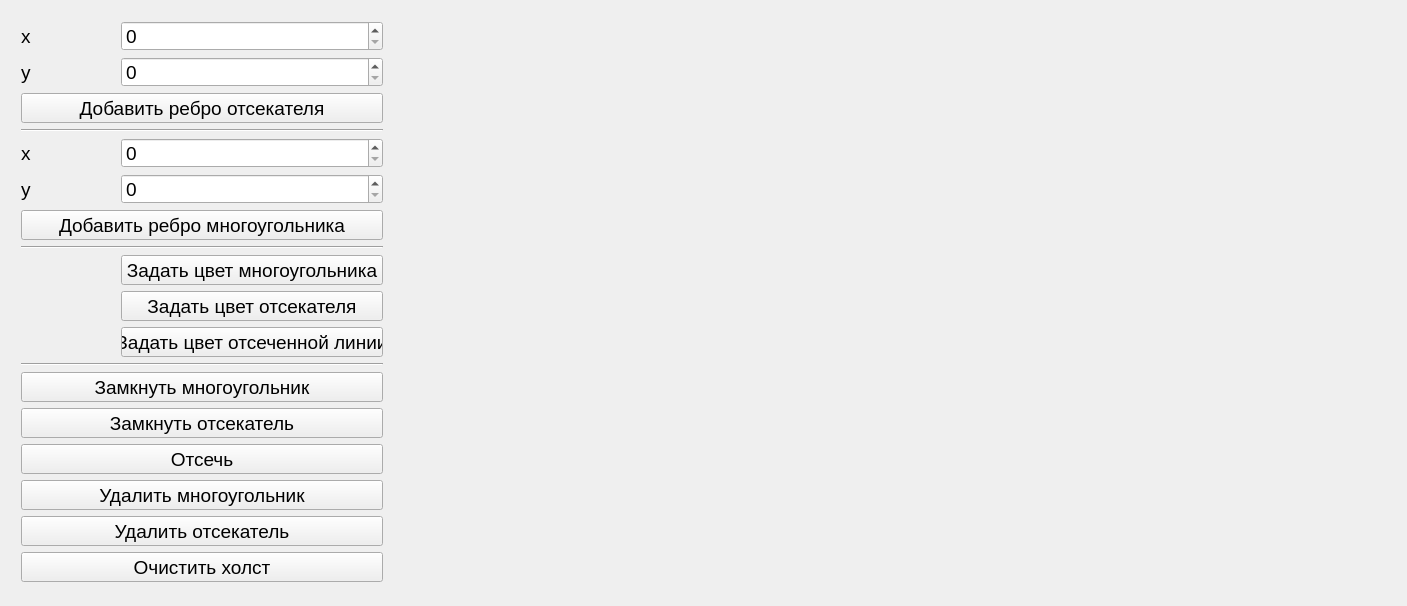
<?xml version="1.0" encoding="UTF-8"?>
<ui version="4.0">
 <class>MainWindow</class>
 <widget class="QMainWindow" name="MainWindow">
  <property name="geometry">
   <rect>
    <x>0</x>
    <y>0</y>
    <width>1407</width>
    <height>606</height>
   </rect>
  </property>
  <property name="font">
   <font>
    <pointsize>14</pointsize>
   </font>
  </property>
  <property name="windowTitle">
   <string>MainWindow</string>
  </property>
  <widget class="QWidget" name="centralWidget">
   <widget class="DrawLabel" name="drawLabel">
    <property name="geometry">
     <rect>
      <x>400</x>
      <y>10</y>
      <width>991</width>
      <height>581</height>
     </rect>
    </property>
    <property name="text">
     <string/>
    </property>
   </widget>
   <widget class="QWidget" name="layoutWidget">
    <property name="geometry">
     <rect>
      <x>10</x>
      <y>10</y>
      <width>384</width>
      <height>582</height>
     </rect>
    </property>
    <layout class="QGridLayout" name="gridLayout">
     <item row="20" column="0" colspan="3">
      <widget class="QPushButton" name="clearAllPushButton">
       <property name="text">
        <string>Очистить холст</string>
       </property>
      </widget>
     </item>
     <item row="10" column="0">
      <widget class="QLabel" name="clipperColorLabel">
       <property name="minimumSize">
        <size>
         <width>64</width>
         <height>0</height>
        </size>
       </property>
       <property name="text">
        <string/>
       </property>
      </widget>
     </item>
     <item row="5" column="1" colspan="2">
      <widget class="QSpinBox" name="xClipperSpinBox">
       <property name="maximum">
        <number>1200</number>
       </property>
      </widget>
     </item>
     <item row="11" column="0">
      <widget class="QLabel" name="clippedLineColorLabel">
       <property name="minimumSize">
        <size>
         <width>64</width>
         <height>0</height>
        </size>
       </property>
       <property name="text">
        <string/>
       </property>
      </widget>
     </item>
     <item row="8" column="0" colspan="3">
      <widget class="Line" name="line_2">
       <property name="orientation">
        <enum>Qt::Horizontal</enum>
       </property>
      </widget>
     </item>
     <item row="5" column="0">
      <widget class="QLabel" name="xClipperTextLabel">
       <property name="text">
        <string>x</string>
       </property>
      </widget>
     </item>
     <item row="7" column="0" colspan="3">
      <widget class="QPushButton" name="addClipperVertexPushButton">
       <property name="text">
        <string>Добавить ребро многоугольника</string>
       </property>
      </widget>
     </item>
     <item row="4" column="0" colspan="3">
      <widget class="Line" name="line">
       <property name="orientation">
        <enum>Qt::Horizontal</enum>
       </property>
      </widget>
     </item>
     <item row="19" column="0" colspan="3">
      <widget class="QPushButton" name="deleteClipperPushButton">
       <property name="text">
        <string>Удалить отсекатель</string>
       </property>
      </widget>
     </item>
     <item row="16" column="0" colspan="3">
      <widget class="QPushButton" name="closeClipperPushButton">
       <property name="text">
        <string>Замкнуть отсекатель</string>
       </property>
      </widget>
     </item>
     <item row="0" column="0">
      <widget class="QLabel" name="xPolygonTextLabel">
       <property name="text">
        <string>x</string>
       </property>
      </widget>
     </item>
     <item row="6" column="0">
      <widget class="QLabel" name="yClipperTextLabel">
       <property name="text">
        <string>y</string>
       </property>
      </widget>
     </item>
     <item row="9" column="0">
      <widget class="QLabel" name="polygonColorLabel">
       <property name="minimumSize">
        <size>
         <width>64</width>
         <height>0</height>
        </size>
       </property>
       <property name="text">
        <string/>
       </property>
      </widget>
     </item>
     <item row="1" column="0">
      <widget class="QLabel" name="yPolygonTextLabel">
       <property name="text">
        <string>y</string>
       </property>
      </widget>
     </item>
     <item row="12" column="0" colspan="3">
      <widget class="Line" name="line_3">
       <property name="orientation">
        <enum>Qt::Horizontal</enum>
       </property>
      </widget>
     </item>
     <item row="11" column="1" colspan="2">
      <widget class="QPushButton" name="setClippedLineColorPushButton">
       <property name="text">
        <string>Задать цвет отсеченной линии</string>
       </property>
      </widget>
     </item>
     <item row="3" column="0" colspan="3">
      <widget class="QPushButton" name="addPolygonVertexPushButton">
       <property name="text">
        <string>Добавить ребро отсекателя</string>
       </property>
      </widget>
     </item>
     <item row="10" column="1" colspan="2">
      <widget class="QPushButton" name="setClipperColorPushButton">
       <property name="text">
        <string>Задать цвет отсекателя</string>
       </property>
      </widget>
     </item>
     <item row="9" column="1" colspan="2">
      <widget class="QPushButton" name="setPolygonColorPushButton">
       <property name="text">
        <string>Задать цвет многоугольника</string>
       </property>
      </widget>
     </item>
     <item row="1" column="1" colspan="2">
      <widget class="QSpinBox" name="yPolygonSpinBox">
       <property name="maximum">
        <number>800</number>
       </property>
      </widget>
     </item>
     <item row="15" column="0" colspan="3">
      <widget class="QPushButton" name="closePolygonPushButton">
       <property name="text">
        <string>Замкнуть многоугольник</string>
       </property>
      </widget>
     </item>
     <item row="0" column="1" colspan="2">
      <widget class="QSpinBox" name="xPolygonSpinBox">
       <property name="maximum">
        <number>1200</number>
       </property>
      </widget>
     </item>
     <item row="6" column="1" colspan="2">
      <widget class="QSpinBox" name="yClipperSpinBox">
       <property name="maximum">
        <number>800</number>
       </property>
      </widget>
     </item>
     <item row="18" column="0" colspan="3">
      <widget class="QPushButton" name="deletePolygonPushButton">
       <property name="text">
        <string>Удалить многоугольник</string>
       </property>
      </widget>
     </item>
     <item row="17" column="0" colspan="3">
      <widget class="QPushButton" name="clipPushButton">
       <property name="text">
        <string>Отсечь</string>
       </property>
      </widget>
     </item>
    </layout>
   </widget>
  </widget>
 </widget>
 <layoutdefault spacing="6" margin="11"/>
 <customwidgets>
  <customwidget>
   <class>DrawLabel</class>
   <extends>QLabel</extends>
   <header>drawlabel.h</header>
  </customwidget>
 </customwidgets>
 <resources/>
 <connections/>
</ui>
